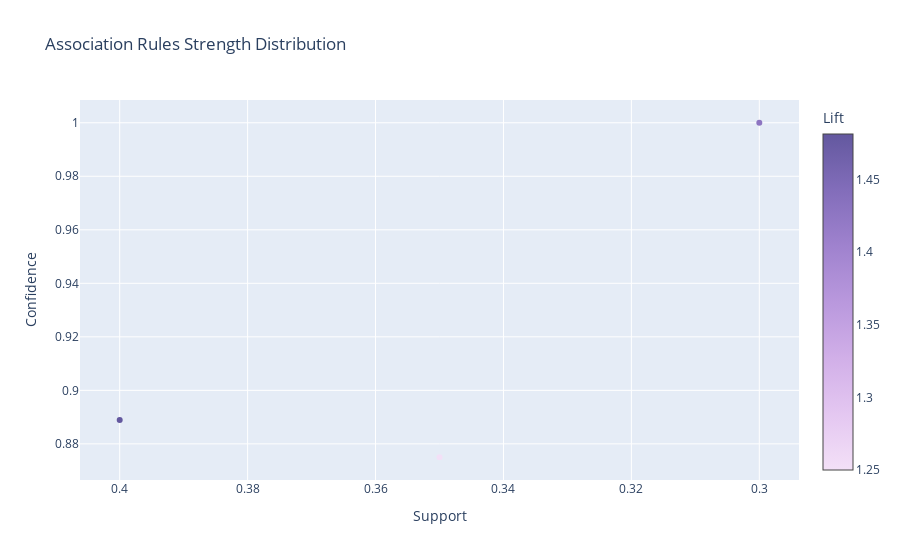
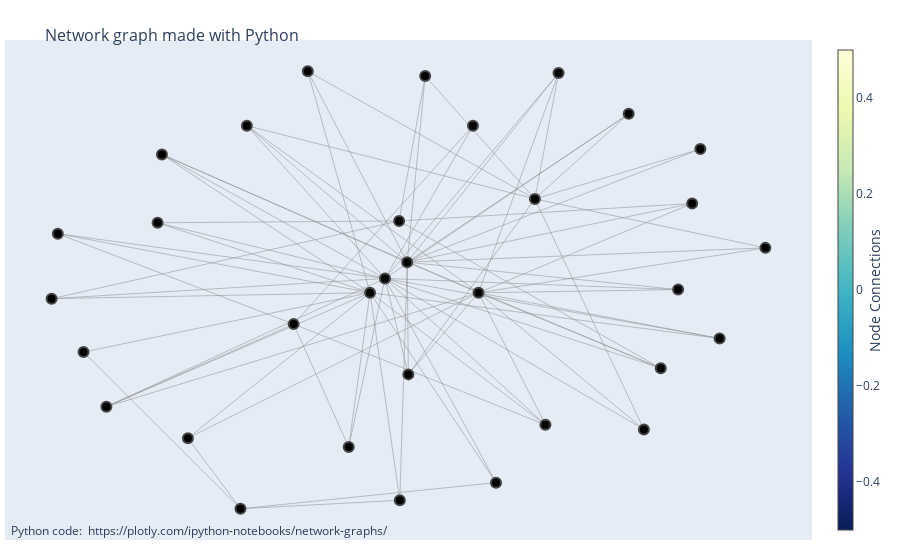

The cell these charts' notebook holds for them, in order:
### Code cell
freqItemSet, rules = apriori(transactions, minSup=min_sup, minConf=0.8)

n_trans = len(transactions)

print("\nАссоциативные правила (достоверность ≥ 80%):")
rules_pyarmviz = []   # список Rule для PyARMViz

for i, (antecedent, consequent, confidence) in enumerate(rules):
    ant = frozenset(antecedent)
    cons = frozenset(consequent)
    union = ant | cons

    # считаем поддержку прямо по транзакциям
    count_ab = sum(1 for t in transactions if union.issubset(t))
    count_a = sum(1 for t in transactions if ant.issubset(t))
    count_b = sum(1 for t in transactions if cons.issubset(t))

    support_ab = count_ab / n_trans
    support_a = count_a / n_trans
    support_b = count_b / n_trans

    lift = support_ab / (support_a * support_b) if support_a * support_b else 0.0

    print(f"{i}: {set(antecedent)} -> {set(consequent)} "
          f"Support = {support_ab:.3f} Confidence = {confidence:.3f} Lift = {lift:.3f}")

    # создаём Rule для PyARMViz (нужны абсолютные counts)
    rules_pyarmviz.append(
        PyARMViz.Rule.Rule(
            lhs=tuple(antecedent),
            rhs=tuple(consequent),
            count_full=count_ab,
            count_lhs=count_a,
            count_rhs=count_b,
            num_transactions=n_trans
        )
    )
PyARMViz.metadata_scatter_plot(rules_pyarmviz)         # scatter support/confidence/lift
PyARMViz.adjacency_graph_plotly(rules_pyarmviz)        # интерактивный граф связей
# PyARMViz.adjacency_parallel_coordinate_plot(rules_pyarmviz)  # параллельные координаты
# PyARMViz.adjacency_parallel_category_plot(rules_pyarmviz)    # параллельные категории

### Figure 1 — Plotly figure (JSON) as saved in the notebook; plotly's stock layout.template omitted (floating-point values rounded to 4 significant figures)
{"data": [{"marker": {"color": [1.25, 1.481, 1.429], "colorbar": {"title": {"text": "Lift"}}, "colorscale": [[0.0, "rgb(243, 224, 247)"], [0.1667, "rgb(228, 199, 241)"], [0.3333, "rgb(209, 175, 232)"], [0.5, "rgb(185, 152, 221)"], [0.6667, "rgb(159, 130, 206)"], [0.8333, "rgb(130, 109, 186)"], [1.0, "rgb(99, 88, 159)"]]}, "mode": "markers", "text": ["('Брюки',) => ('Футболка',), Lift: 1.2499999999999998", "('Кроссовки',) => ('Куртка',), Lift: 1.4814814814814814", "('Шапка',) => ('Джинсы',), Lift: 1.4285714285714286"], "x": [0.35, 0.4, 0.3], "y": [0.875, 0.8889, 1.0], "type": "scatter"}], "layout": {"xaxis": {"title": {"text": "Support"}, "autorange": "reversed"}, "title": {"text": "Association Rules Strength Distribution"}, "yaxis": {"title": {"text": "Confidence"}}}}

### Figure 2 — Plotly figure (JSON) as saved in the notebook; plotly's stock layout.template omitted (floating-point values rounded to 4 significant figures; data arrays with more than 128 entries replaced by an {"elided": "..."} marker saying what was removed)
{"data": [{"hoverinfo": "none", "line": {"color": "#888", "width": 0.5}, "mode": "lines", "x": {"elided": "237 float values"}, "y": {"elided": "237 float values"}, "type": "scatter"}, {"hoverinfo": "text", "marker": {"color": [], "colorbar": {"thickness": 15, "title": {"side": "right", "text": "Node Connections"}, "xanchor": "left"}, "colorscale": [[0.0, "rgb(255,255,217)"], [0.125, "rgb(237,248,177)"], [0.25, "rgb(199,233,180)"], [0.375, "rgb(127,205,187)"], [0.5, "rgb(65,182,196)"], [0.625, "rgb(29,145,192)"], [0.75, "rgb(34,94,168)"], [0.875, "rgb(37,52,148)"], [1.0, "rgb(8,29,88)"]], "line": {"width": 2}, "reversescale": true, "showscale": true, "size": 10}, "mode": "markers", "text": ["0", "Кроссовки", "Джинсы", "Куртка", "1", "Футболка", "2", "Рубашка", "3", "Брюки", "4", "5", "6", "Сумка", "7", "8", "9", "10", "Шапка", "11", "12", "13", "14", "15", "16", "17", "18", "19", "20", "21", "22", "23", "24"], "x": [-0.2801, 0.3271, -0.1137, -0.01428, 0.5779, -0.07372, 0.03378, -0.03593, -0.9487, -0.3181, -0.9652, -0.6818, 0.8211, 0.1764, 0.7102, 0.1616, 0.7696, -0.8799, -0.4601, -0.1707, 0.7478, 0.6186, -0.03412, -0.6007, 0.2231, 0.9436, 0.6637, -0.6702, -0.8187, 0.3553, -0.01119, -0.4431, 0.3904], "y": [0.9347, 0.3701, -0.04448, 0.09028, 0.7463, 0.0183, 0.9133, 0.2726, 0.2163, -0.1835, -0.071, 0.2647, -0.2469, -0.04509, -0.03088, 0.6934, 0.5906, -0.3069, -1.0, -0.7269, 0.3502, -0.6491, -0.9624, -0.688, -0.8845, 0.1536, -0.3785, 0.5667, -0.5489, -0.6287, -0.4058, 0.694, 0.9264], "type": "scatter"}], "layout": {"annotations": [{"showarrow": false, "text": "Python code: <a href='https://plotly.com/ipython-notebooks/network-graphs/'> https://plotly.com/ipython-notebooks/network-graphs/</a>", "x": 0.005, "xref": "paper", "y": -0.002, "yref": "paper"}], "hovermode": "closest", "margin": {"b": 20, "l": 5, "r": 5, "t": 40}, "showlegend": false, "title": {"font": {"size": 16}, "text": "<br>Network graph made with Python"}, "xaxis": {"showgrid": false, "showticklabels": false, "zeroline": false}, "yaxis": {"showgrid": false, "showticklabels": false, "zeroline": false}}}
